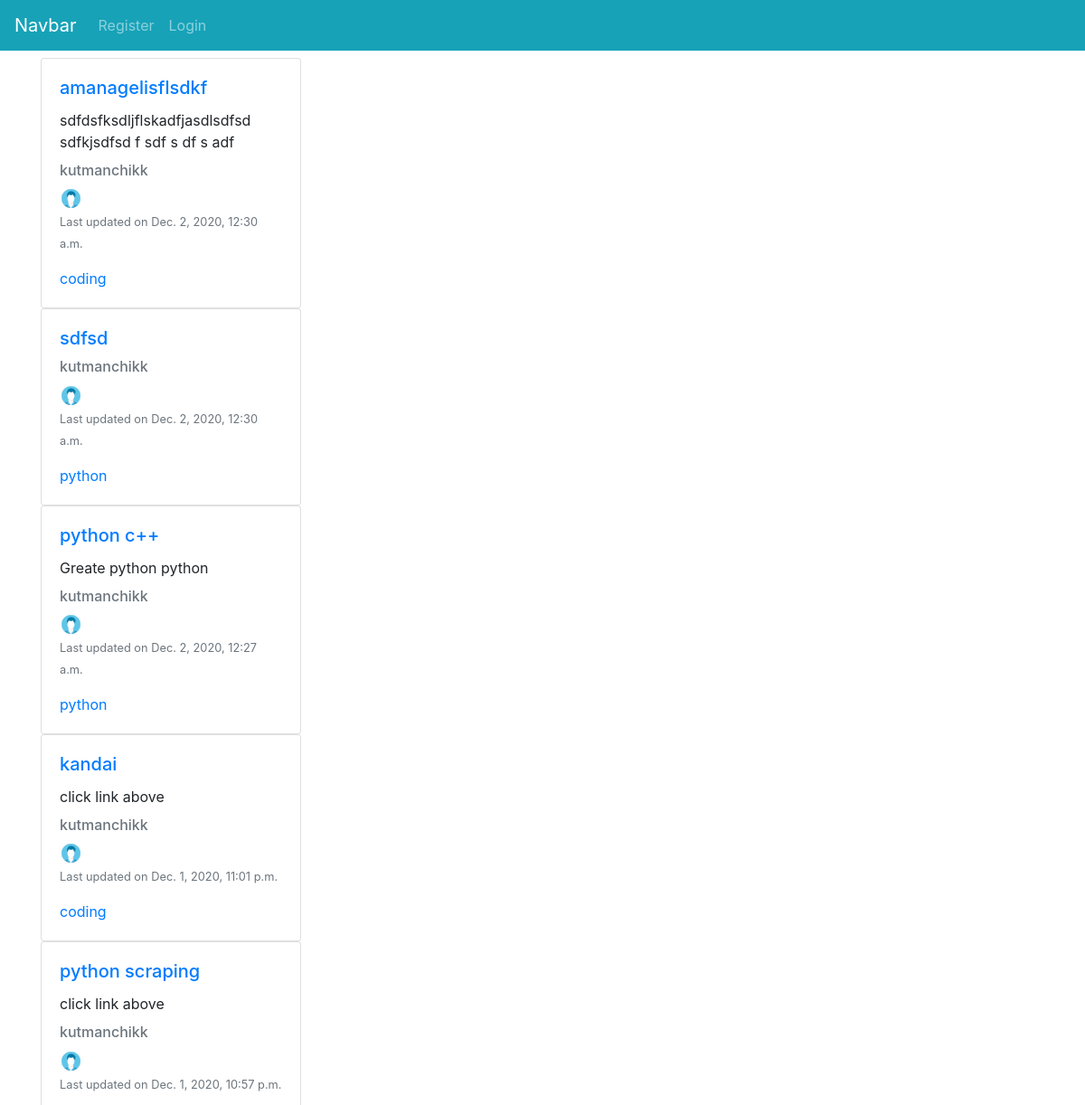
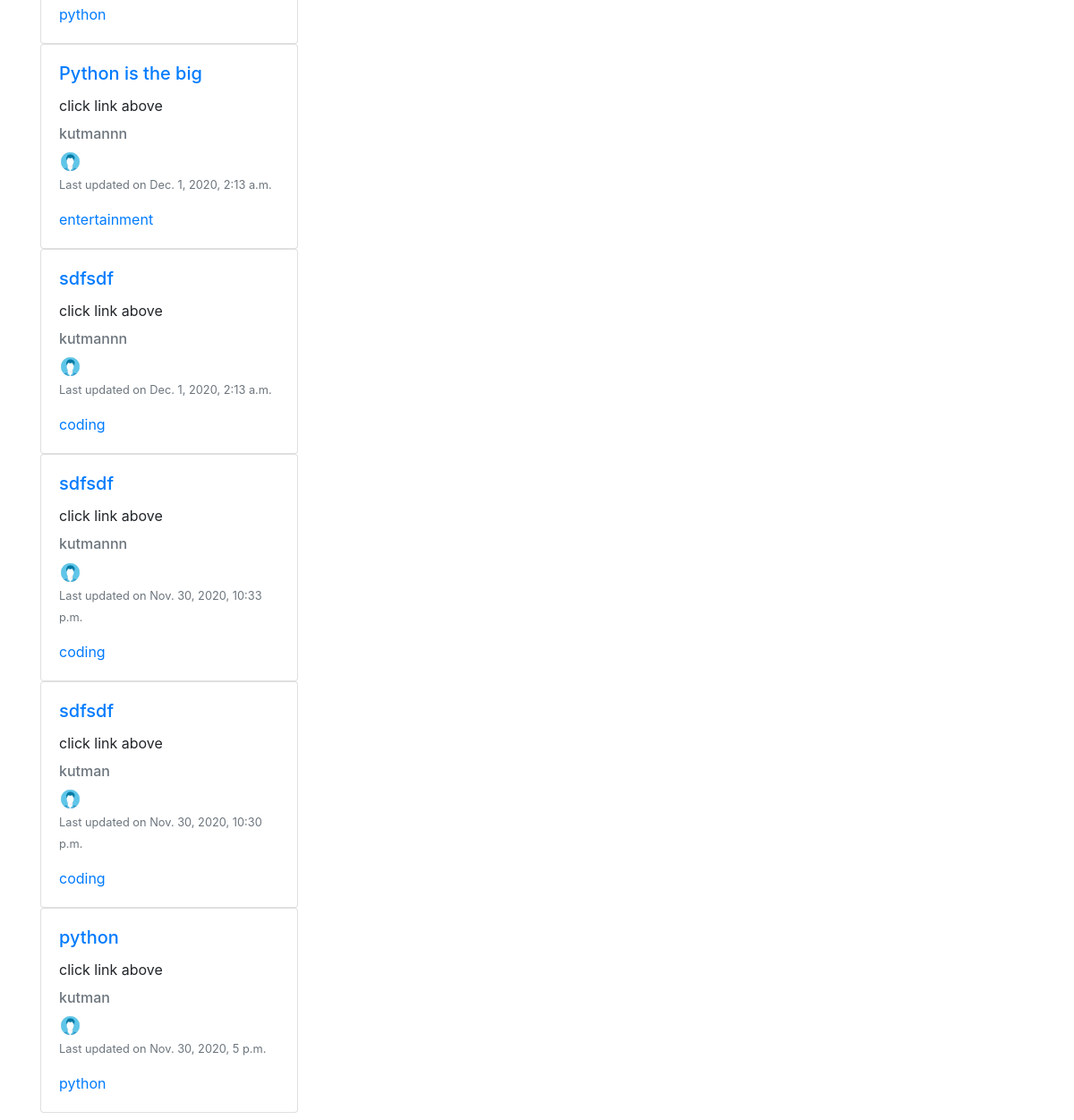
The app's page /, older data (2 pictures, top to bottom).
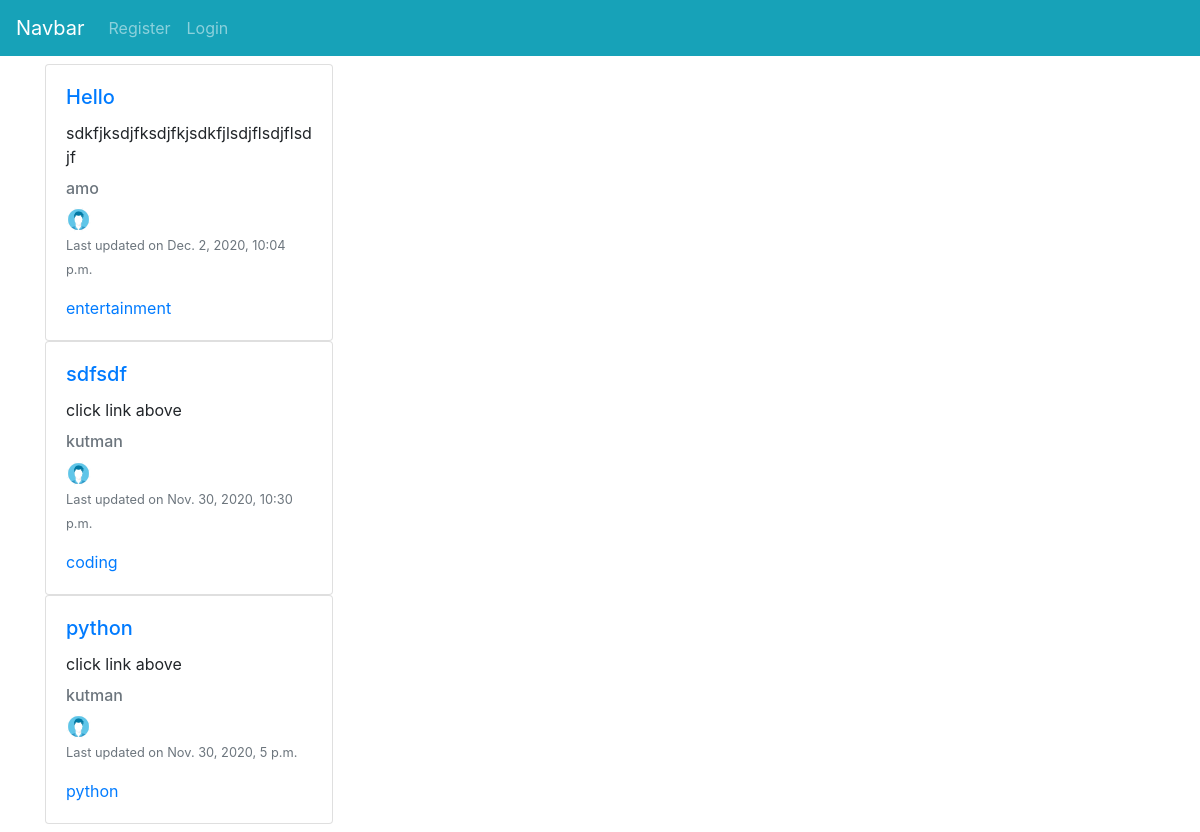
The same page, newer data.
### blog/models.py (models this page shows, shortened)
class Post(models.Model):
	title = models.CharField(max_length=200)
	snippet = models.CharField(max_length=300,null= True, blank=True)
	header_image = models.ImageField(null = True,blank = True, upload_to = 'images/')
	content = RichTextField(blank=True, null=True)
	posted = models.DateTimeField(default = timezone.now)
	author = models.ForeignKey(User, on_delete=models.CASCADE)
	category = models.CharField(max_length = 200, default = 'uncotegorized')
	likes = models.ManyToManyField(User, related_name='like_post')

### blog/views.py (the view)
# urls.py: path('',HomeView.as_view(),name='home' ),
class HomeView(ListView):
	model = Post
	template_name = 'blog/home.html'
	cats = Category.objects.all()
	ordering = ['-posted']
	def get_context_data(self,*args,**kwargs):
		cat_menu = Category.objects.all()
		context = super(HomeView,self).get_context_data(*args,**kwargs)
		context['cat_menu'] = cat_menu
		return context

### blog/templates/blog/home.html
{% extends 'blog/base.html' %}
	{% load static %}
	{% block content %}
		{% for post in object_list %}
			<div class="card" style="width: 18rem;">
				<div class="card-body">
					<h5 class="card-title"><a href="{% url 'post-detail' post.id %}">{{post.title}}</a></h5>
					<p class="card-text">{{post.snippet|safe}}</p>
					<h6 class="card-subtitle mb-2 text-muted">{{post.author.username}}</h6>
					{% if post.author.profile.profile_image %}
						<img class="rounded-circle" width="25" height="25" src="{{post.author.profile.profile_image.url}}" alt="">
					{% else %}
						<img class="rounded-circle" width="25" height="25" src="{% static 'blog/images/default.jpg' %}" alt="">
					{% endif %}
					<p class="card-text"><small class="text-muted">Last updated on {{post.posted}}</small></p>
					<a href="{% url 'category' post.category|slugify %}" class="card-link">{{post.category}}</a>
				</div>
			</div>
		{% endfor %}
	{% endblock %}

### blog/templates/blog/base.html (shortened to what this page needs)
{% load static %}
<!DOCTYPE html>
<html lang="en">
<head>
	<link rel="stylesheet" href="https://cdn.jsdelivr.net/npm/bootstrap@4.5.3/dist/css/bootstrap.min.css">
	<link rel="stylesheet" href="{% static 'blog/css/main.css' %}">
</head>
<body>
	<nav class="navbar navbar-expand-lg navbar-dark bg-info">
  		<a class="navbar-brand" href="{% url 'home' %}">Navbar</a>
  		<div class="collapse navbar-collapse" id="navbarNavAltMarkup">
    		<div class="navbar-nav">
      			{% if user.is_authenticated %}
      				{% if cat_menu %}
		      			<li class="nav-item dropdown">
					        <a class="nav-link dropdown-toggle" href="#" id="navbarDropdown" role="button" data-toggle="dropdown" aria-haspopup="true" aria-expanded="false">
					          Categories
					        </a>
					        <div class="dropdown-menu" aria-labelledby="navbarDropdown">
					        	{% for item in cat_menu %}
								   <a class="dropdown-item" href="{% url 'category' item|slugify %}">{{item}}</a>
								{% endfor %}
					        </div>
				      </li>
		      		{% endif %}
      			<a class="nav-item nav-link " href="{% url 'home' %}">Home</a>
      			<a class="nav-item nav-link" href="{% url 'about' %}">About</a>
      			<a class="nav-item nav-link" href="{% url 'profile' %}">Profile</a>
      			<a class="nav-item nav-link" href="{% url 'post-new' %}">New Post</a>
      			<a class="nav-item nav-link" href="{% url 'logout' %}">Logout</a>
      			<a class="nav-item nav-link" href="{% url 'category-new' %}">Add category</a>
      			{% else %}
      				<a class="nav-item nav-link" href="{% url 'register' %}">Register</a>
      				<a class="nav-item nav-link" href="{% url 'login' %}">Login</a>
      			{% endif %}
    		</div>
  		</div>
	</nav>
	<div class="container my-2">
		{% block content %}{% endblock %}
	</div>
</body>
</html>

Row changes from the older to the newer data that the page shows:
removed Post: title "amanagelisflsdkf", snippet "sdfdsfksdljflskadfjasdlsdfsd sdfkjsdfsd f sdf s df s adf", author.username "kutmanchikk", posted "Dec. 2, 2020, 12:30 a.m.", category "coding"
removed Post: title "sdfsd", author.username "kutmanchikk", posted "Dec. 2, 2020, 12:30 a.m.", category "python"
removed Post: title "python c++", snippet "Greate python python", author.username "kutmanchikk", posted "Dec. 2, 2020, 12:27 a.m.", category "python"
removed Post: title "kandai", snippet "click link above", author.username "kutmanchikk", posted "Dec. 1, 2020, 11:01 p.m.", category "coding"
removed Post: title "python scraping", snippet "click link above", author.username "kutmanchikk", posted "Dec. 1, 2020, 10:57 p.m.", category "python"
removed Post: title "Python is the big", snippet "click link above", author.username "kutmannn", posted "Dec. 1, 2020, 2:13 a.m.", category "entertainment"
removed Post: title "sdfsdf", snippet "click link above", author.username "kutmannn", posted "Dec. 1, 2020, 2:13 a.m.", category "coding"
removed Post: title "sdfsdf", snippet "click link above", author.username "kutmannn", posted "Nov. 30, 2020, 10:33 p.m.", category "coding"
added Post: title "Hello", snippet "sdkfjksdjfksdjfkjsdkfjlsdjflsdjflsdjf", author.username "amo", posted "Dec. 2, 2020, 10:04 p.m.", category "entertainment"
